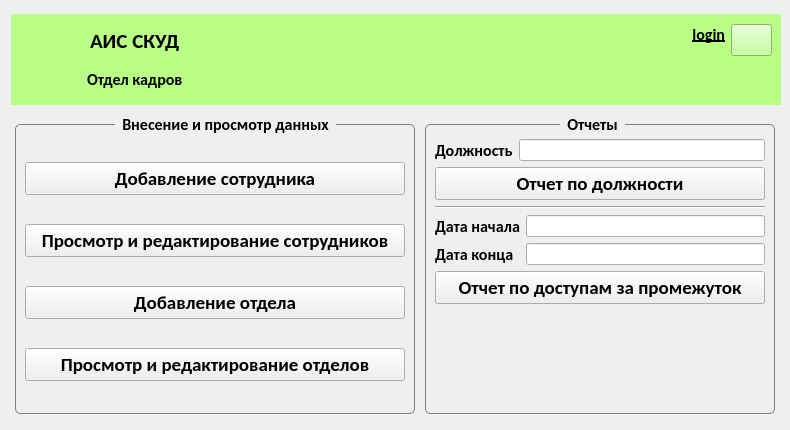
<?xml version="1.0" encoding="UTF-8"?>
<ui version="4.0">
 <class>HrWindow</class>
 <widget class="QWidget" name="HrWindow">
  <property name="geometry">
   <rect>
    <x>0</x>
    <y>0</y>
    <width>790</width>
    <height>430</height>
   </rect>
  </property>
  <property name="minimumSize">
   <size>
    <width>790</width>
    <height>430</height>
   </size>
  </property>
  <property name="maximumSize">
   <size>
    <width>790</width>
    <height>430</height>
   </size>
  </property>
  <property name="windowTitle">
   <string>ACMS</string>
  </property>
  <property name="windowIcon">
   <iconset resource="lw.qrc">
    <normaloff>:/labels/label.png</normaloff>:/labels/label.png</iconset>
  </property>
  <layout class="QGridLayout" name="gridLayout_2">
   <item row="0" column="0">
    <widget class="QFrame" name="frame">
     <property name="minimumSize">
      <size>
       <width>770</width>
       <height>91</height>
      </size>
     </property>
     <property name="maximumSize">
      <size>
       <width>770</width>
       <height>91</height>
      </size>
     </property>
     <property name="layoutDirection">
      <enum>Qt::LayoutDirection::LeftToRight</enum>
     </property>
     <property name="autoFillBackground">
      <bool>false</bool>
     </property>
     <property name="styleSheet">
      <string notr="true">background-color: rgb(186, 255, 134);</string>
     </property>
     <property name="frameShape">
      <enum>QFrame::Shape::NoFrame</enum>
     </property>
     <property name="frameShadow">
      <enum>QFrame::Shadow::Plain</enum>
     </property>
     <layout class="QGridLayout" name="gridLayout">
      <item row="0" column="0">
       <widget class="QLabel" name="label">
        <property name="minimumSize">
         <size>
          <width>61</width>
          <height>71</height>
         </size>
        </property>
        <property name="maximumSize">
         <size>
          <width>61</width>
          <height>71</height>
         </size>
        </property>
        <property name="text">
         <string/>
        </property>
        <property name="pixmap">
         <pixmap resource="lw.qrc">:/labels/label.png</pixmap>
        </property>
        <property name="scaledContents">
         <bool>true</bool>
        </property>
        <property name="alignment">
         <set>Qt::AlignmentFlag::AlignCenter</set>
        </property>
       </widget>
      </item>
      <item row="0" column="1">
       <layout class="QVBoxLayout" name="verticalLayout">
        <item alignment="Qt::AlignmentFlag::AlignHCenter">
         <widget class="QLabel" name="label_3">
          <property name="font">
           <font>
            <family>Carlito</family>
            <pointsize>16</pointsize>
            <bold>true</bold>
           </font>
          </property>
          <property name="text">
           <string>АИС СКУД</string>
          </property>
         </widget>
        </item>
        <item alignment="Qt::AlignmentFlag::AlignHCenter">
         <widget class="QLabel" name="label_2">
          <property name="font">
           <font>
            <family>Carlito</family>
            <pointsize>12</pointsize>
            <bold>true</bold>
           </font>
          </property>
          <property name="text">
           <string>Отдел кадров</string>
          </property>
         </widget>
        </item>
       </layout>
      </item>
      <item row="0" column="2">
       <spacer name="horizontalSpacer">
        <property name="orientation">
         <enum>Qt::Orientation::Horizontal</enum>
        </property>
        <property name="sizeHint" stdset="0">
         <size>
          <width>40</width>
          <height>20</height>
         </size>
        </property>
       </spacer>
      </item>
      <item row="0" column="3">
       <layout class="QHBoxLayout" name="horizontalLayout">
        <item alignment="Qt::AlignmentFlag::AlignRight|Qt::AlignmentFlag::AlignTop">
         <widget class="QLabel" name="llogin">
          <property name="minimumSize">
           <size>
            <width>130</width>
            <height>20</height>
           </size>
          </property>
          <property name="maximumSize">
           <size>
            <width>130</width>
            <height>20</height>
           </size>
          </property>
          <property name="font">
           <font>
            <family>Carlito</family>
            <pointsize>12</pointsize>
            <bold>true</bold>
            <underline>true</underline>
           </font>
          </property>
          <property name="layoutDirection">
           <enum>Qt::LayoutDirection::LeftToRight</enum>
          </property>
          <property name="text">
           <string>login</string>
          </property>
          <property name="alignment">
           <set>Qt::AlignmentFlag::AlignRight|Qt::AlignmentFlag::AlignTrailing|Qt::AlignmentFlag::AlignVCenter</set>
          </property>
         </widget>
        </item>
        <item alignment="Qt::AlignmentFlag::AlignRight|Qt::AlignmentFlag::AlignTop">
         <widget class="QPushButton" name="btnlogout">
          <property name="minimumSize">
           <size>
            <width>41</width>
            <height>32</height>
           </size>
          </property>
          <property name="maximumSize">
           <size>
            <width>41</width>
            <height>32</height>
           </size>
          </property>
          <property name="text">
           <string/>
          </property>
          <property name="icon">
           <iconset resource="lw.qrc">
            <normaloff>:/labels/logout.png</normaloff>:/labels/logout.png</iconset>
          </property>
         </widget>
        </item>
       </layout>
      </item>
     </layout>
    </widget>
   </item>
   <item row="1" column="0">
    <layout class="QHBoxLayout" name="horizontalLayout_2">
     <item>
      <widget class="QGroupBox" name="groupBox_2">
       <property name="minimumSize">
        <size>
         <width>400</width>
         <height>300</height>
        </size>
       </property>
       <property name="maximumSize">
        <size>
         <width>400</width>
         <height>300</height>
        </size>
       </property>
       <property name="font">
        <font>
         <family>Carlito</family>
         <pointsize>12</pointsize>
         <bold>true</bold>
        </font>
       </property>
       <property name="styleSheet">
        <string notr="true">    QGroupBox {
        border: 1px solid gray;
        border-radius: 5px;
        margin-top: 10px;
        padding-top: 5px;
    }
    QGroupBox::title {
        subcontrol-origin: margin;
        subcontrol-position: top left;
        left: 100px;
        padding: 0 5px 0 5px;
    }</string>
       </property>
       <property name="title">
        <string>Внесение и просмотр данных</string>
       </property>
       <layout class="QVBoxLayout" name="verticalLayout_2">
        <item>
         <widget class="QPushButton" name="btnaddstaff">
          <property name="font">
           <font>
            <family>Carlito</family>
            <pointsize>14</pointsize>
            <bold>true</bold>
           </font>
          </property>
          <property name="text">
           <string>Добавление сотрудника</string>
          </property>
         </widget>
        </item>
        <item>
         <widget class="QPushButton" name="btneditstaff">
          <property name="font">
           <font>
            <family>Carlito</family>
            <pointsize>14</pointsize>
            <bold>true</bold>
           </font>
          </property>
          <property name="text">
           <string>Просмотр и редактирование сотрудников</string>
          </property>
         </widget>
        </item>
        <item>
         <widget class="QPushButton" name="btnadddepo">
          <property name="font">
           <font>
            <family>Carlito</family>
            <pointsize>14</pointsize>
            <bold>true</bold>
           </font>
          </property>
          <property name="text">
           <string>Добавление отдела</string>
          </property>
         </widget>
        </item>
        <item>
         <widget class="QPushButton" name="btneditdepo">
          <property name="font">
           <font>
            <family>Carlito</family>
            <pointsize>14</pointsize>
            <bold>true</bold>
           </font>
          </property>
          <property name="text">
           <string>Просмотр и редактирование отделов</string>
          </property>
         </widget>
        </item>
       </layout>
      </widget>
     </item>
     <item>
      <widget class="QGroupBox" name="groupBox">
       <property name="minimumSize">
        <size>
         <width>350</width>
         <height>300</height>
        </size>
       </property>
       <property name="maximumSize">
        <size>
         <width>350</width>
         <height>300</height>
        </size>
       </property>
       <property name="font">
        <font>
         <family>Carlito</family>
         <pointsize>12</pointsize>
         <bold>true</bold>
        </font>
       </property>
       <property name="styleSheet">
        <string notr="true">    QGroupBox {
        border: 1px solid gray;
        border-radius: 5px;
        margin-top: 10px;
        padding-top: 5px;
    }
    QGroupBox::title {
        subcontrol-origin: margin;
        subcontrol-position: top left;
        left: 135px;
        padding: 0 5px 0 5px;
    }</string>
       </property>
       <property name="title">
        <string>Отчеты</string>
       </property>
       <layout class="QVBoxLayout" name="verticalLayout_3">
        <item>
         <layout class="QHBoxLayout" name="horizontalLayout_3">
          <item>
           <widget class="QLabel" name="label_4">
            <property name="font">
             <font>
              <family>Carlito</family>
              <pointsize>12</pointsize>
              <bold>true</bold>
             </font>
            </property>
            <property name="text">
             <string>Должность</string>
            </property>
           </widget>
          </item>
          <item>
           <widget class="QLineEdit" name="leposition"/>
          </item>
         </layout>
        </item>
        <item>
         <widget class="QPushButton" name="btnpositionreport">
          <property name="font">
           <font>
            <family>Carlito</family>
            <pointsize>14</pointsize>
            <bold>true</bold>
           </font>
          </property>
          <property name="text">
           <string>Отчет по должности</string>
          </property>
         </widget>
        </item>
        <item>
         <widget class="Line" name="line">
          <property name="orientation">
           <enum>Qt::Orientation::Horizontal</enum>
          </property>
         </widget>
        </item>
        <item>
         <layout class="QFormLayout" name="formLayout">
          <item row="0" column="0">
           <widget class="QLabel" name="label_5">
            <property name="font">
             <font>
              <family>Carlito</family>
              <pointsize>12</pointsize>
              <bold>true</bold>
             </font>
            </property>
            <property name="text">
             <string>Дата начала</string>
            </property>
           </widget>
          </item>
          <item row="0" column="1">
           <widget class="QLineEdit" name="lestart"/>
          </item>
          <item row="1" column="0">
           <widget class="QLabel" name="label_6">
            <property name="font">
             <font>
              <family>Carlito</family>
              <pointsize>12</pointsize>
              <bold>true</bold>
             </font>
            </property>
            <property name="text">
             <string>Дата конца</string>
            </property>
           </widget>
          </item>
          <item row="1" column="1">
           <widget class="QLineEdit" name="leend"/>
          </item>
         </layout>
        </item>
        <item>
         <widget class="QPushButton" name="btnaccessreport">
          <property name="font">
           <font>
            <family>Carlito</family>
            <pointsize>14</pointsize>
            <bold>true</bold>
           </font>
          </property>
          <property name="text">
           <string>Отчет по доступам за промежуток</string>
          </property>
         </widget>
        </item>
        <item>
         <spacer name="verticalSpacer">
          <property name="orientation">
           <enum>Qt::Orientation::Vertical</enum>
          </property>
          <property name="sizeHint" stdset="0">
           <size>
            <width>20</width>
            <height>40</height>
           </size>
          </property>
         </spacer>
        </item>
       </layout>
      </widget>
     </item>
    </layout>
   </item>
  </layout>
 </widget>
 <resources>
  <include location="lw.qrc"/>
 </resources>
 <connections/>
</ui>
